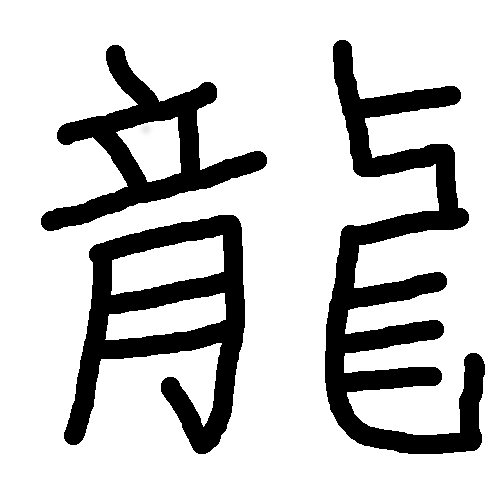
#> input picture dev/characterstrokes/data/characters/traditional_dragon_15.png, 500 x 500 px
$ jupyter execute --allow-errors Pipeline.ipynb   (Python 2 division)
#> lines starting #> are read from the running program, lines starting #| are printed output that depends on the picture
[cell 1]
import math

from PIL import Image
from PIL import ImageOps

#import numpy as np
import autograd.numpy as np

def calculate_edges(img, size):
    #print np.matrix(img.getdata()).shape, size
    row_coord, col_coord = np.nonzero(-(np.matrix(img.getdata()).reshape(size)) + 255)
    # Left, Top, Right, Bottom
    return np.min(col_coord) - 1, np.min(row_coord) - 1, np.max(col_coord) + 1, np.max(row_coord) + 1

def calculate_normalizing_dimensions(image, theta):
    rotated_image = ImageOps.crop(ImageOps.expand(image, 750, 255).rotate(theta), 500)
    sides = calculate_edges(rotated_image, (1000, 1000))
    return sides

# [63 lines left out: function generate_sample, not called in this run]
    # [11 lines of commented-out code are left out]

example = Image.open('characters/traditional_dragon_15.png')
#> example is the input picture: PIL image 500x500 L; min 0, max 255, mean 202.7
example2 = Image.open('characters/traditional_dragon_03.png')
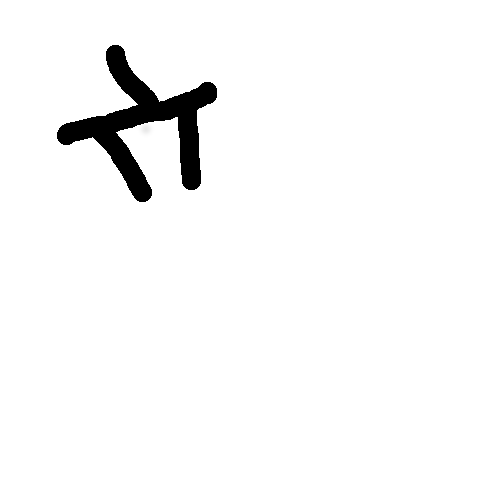
#> input picture dev/characterstrokes/data/characters/traditional_dragon_03.png, 500 x 500 px
#> example2 is the input picture: PIL image 500x500 L; min 0, max 255, mean 247.3

#> (the rest of this cell did not finish here and is left out)

#> in calculate_normalizing_dimensions, `rotated_image = ImageOps.crop(ImageOps.expand(image, 750, 255).rotate(..`:
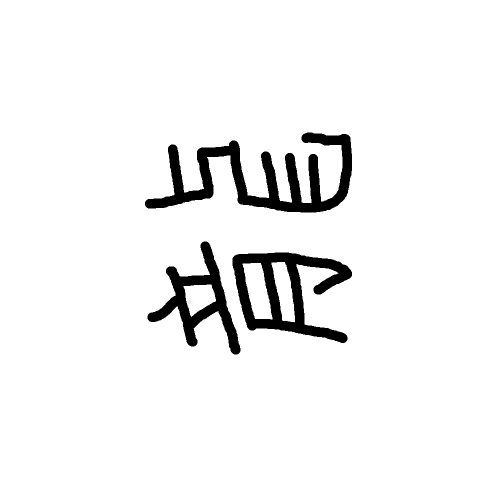
#> rotated_image: PIL image 1000x1000 L (shown at 1/2 size); min 0, max 255, mean 241.9
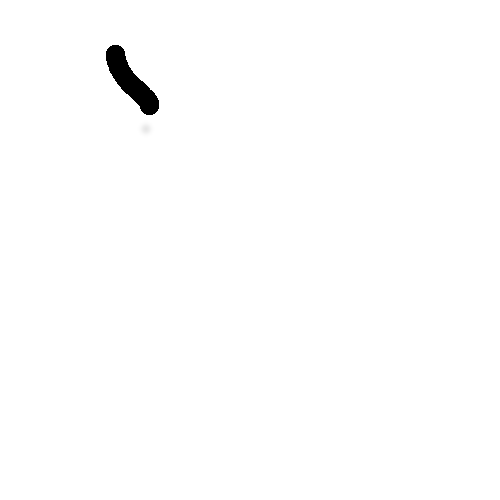
#> input picture dev/characterstrokes/data/characters/traditional_dragon_00.png, 500 x 500 px
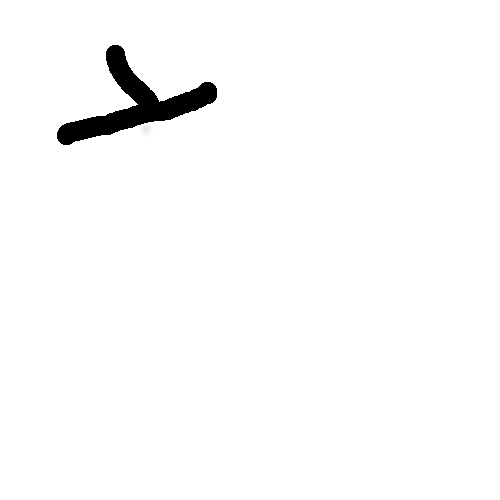
#> input picture dev/characterstrokes/data/characters/traditional_dragon_01.png, 500 x 500 px
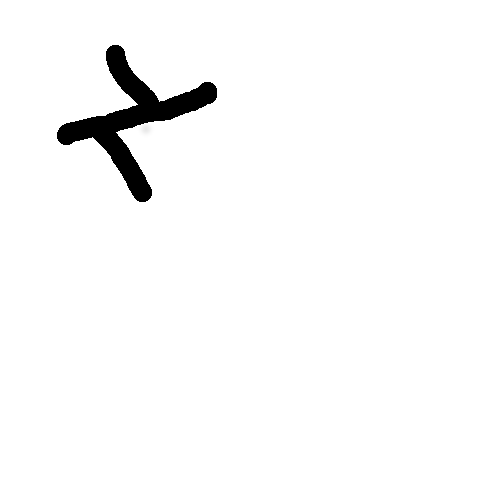
#> input picture dev/characterstrokes/data/characters/traditional_dragon_02.png, 500 x 500 px
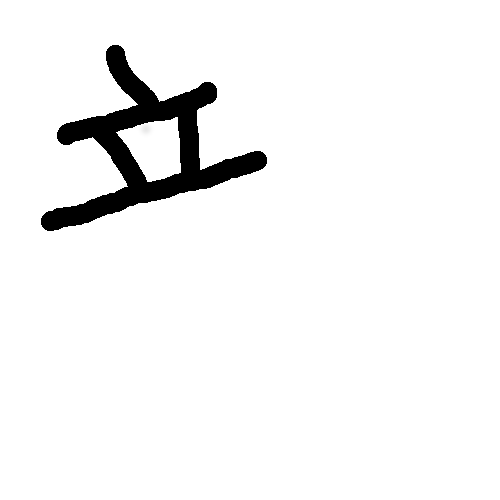
#> input picture dev/characterstrokes/data/characters/traditional_dragon_04.png, 500 x 500 px
# [11 lines of commented-out code are left out]

def view_feature_array(array, size):
    return Image.fromarray((-(array.reshape(size) * 255) + 255).astype('uint8'), 'L')

#view_feature_array(z, (28, 28))

#view_feature_array(np.array([generate_sample(example, 90, calculate_normalizing_dimensions(example, 90)),
#         generate_sample(example2, 90, calculate_normalizing_dimensions(example, 90))])[1],(28,28))

[cell 2]
#view_feature_array(z3[1], (28,28))

name_class_list = [
    ('traditional_dragon_00.png', 0),
    ('traditional_dragon_01.png', 1),
    ('traditional_dragon_02.png', 2),
    ('traditional_dragon_03.png', 3),
    ('traditional_dragon_04.png', 4),
    ('traditional_dragon_05.png', 5),
    ('traditional_dragon_06.png', 6),
    ('traditional_dragon_07.png', 7),
    ('traditional_dragon_08.png', 8),
    ('traditional_dragon_09.png', 9),
    ('traditional_dragon_10.png', 10),
    ('traditional_dragon_11.png', 11),
    ('traditional_dragon_12.png', 12),
    ('traditional_dragon_13.png', 13),
    ('traditional_dragon_14.png', 14),
    ('traditional_dragon_15.png', 15),
    ('simplified_dragon_00.png', 16),
    ('simplified_dragon_01.png', 17),
    ('simplified_dragon_02.png', 18),
    ('simplified_dragon_03.png', 19),
    ('simplified_dragon_04.png', 20)]

#> (a cell that did not finish here is left out)

[cell 4]
name_counts_list = [
    ('traditional_dragon', 16),
    ('traditional_beauty', 9),
    ('traditional_love', 13),
    ('simplified_dragon', 5),

]
#> name_counts_list = [('traditional_dragon', 16), ('traditional_beauty', 9), ('traditional_love', 13), ('simplified_dragon', 5)]

def generate_image_class_pairs(name_counts_pairs):
    global_class_index = 0
    global_image_class_list = []

    for pair in name_counts_pairs:
        local_image_class_list = []
        for index in range(pair[1]):
            local_image_class_list.append((Image.open('characters/' + pair[0] + '_' + ('0' + str(index) if index < 10 else str(index)) + '.png'), global_class_index))
            global_class_index += 1
        global_image_class_list.append(local_image_class_list)

    return global_image_class_list
    #return map(lambda pair: map(lambda index: (Image.open('characters/' + pair[0] + '_' + ('0' + str(index) if index < 10 else str(index)) + '.png'), pair[1]),
    #                            range(pair[1])),
    #           name_counts_pairs)

# [79 lines left out: function generate_data_sets, not called in this run]

#tr_x, tr_y, te_x, te_y = generate_data_sets(image_class_list, 1)

#> (the rest of this cell did not finish here and is left out)

#> (a cell that did not finish here is left out)

#> (a cell that did not finish here is left out)

#> (a cell that did not finish here is left out)

#> (a cell that did not finish here is left out)

#> (a cell that did not finish here is left out)

[cell 10]
from autograd import grad
#import autograd.numpy as np

[cell 11]
# DO NOT RUN THIS! HERE FOR EXAMPLE ONLY!

import cPickle, gzip, numpy

# Load the dataset
#> (the rest of this cell did not finish here and is left out)

[cell 12]
# Logistic Regression

# [62 lines left out: functions linear_activation, softmax, prediction, likelihood, negative_log_likelihood, loss and 1 more, not called in this run]

#> (the rest of this cell did not finish here and is left out)

[cell 13]
chr_in = 28*28
#> chr_in = 784
#chr_out = len(image_class_list)
#> (the rest of this cell did not finish here and is left out)
